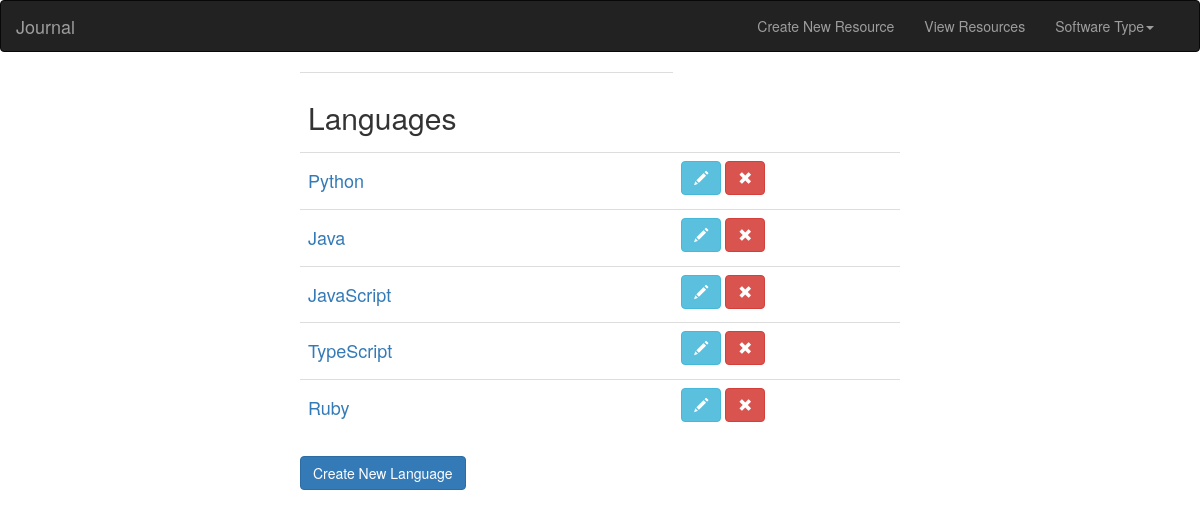
The app's page /software/languages/ with its own data.
### create_resource/models.py (models this page shows, shortened)
class Language(models.Model):
    language = models.CharField(max_length=100, blank=True, null=True)

### software/views.py (the view)
# urls.py: url(r'languages/$', view_languages, name="languages"),
def view_languages(request):
    choices = Language.objects.filter()
    return render(request, 'languages.html', {"choices": choices})

### software/templates/languages.html (shortened to what this page needs)
{% extends 'base.html' %}
{% load bootstrap3 %}
{% load static %}
{% block content %}
{% if choices %}
<table class="table">
    <tr>
        <th><h2>Languages</h2></th>
    </tr>
    {% for choice in choices %}
    <tr>
        <td><h4><a href="{% url 'update_language' choice.id %}">{{ choice.language }}</a></h4></td>
        <td>
            <a href="{% url 'update_language' choice.id %}" class="btn btn-info"><i class="glyphicon glyphicon-pencil"></i></a>
            <a href="{% url 'delete_language' choice.id %}" class="btn btn-danger"><i class="glyphicon glyphicon-remove"></i></a>
        </td>
    </tr>
    {% endfor %}
</table>
{% endif %}
<a href="{% url 'create_language' %}" class="btn btn-primary">Create New Language</a>
{% endblock %}

### static/css/styles.css (style rules this page uses)
form, table { margin-top: 2rem !important; }

### records on screen
Language: language "Python"
Language: language "Java"
Language: language "JavaScript"
Language: language "TypeScript"
Language: language "Ruby"
